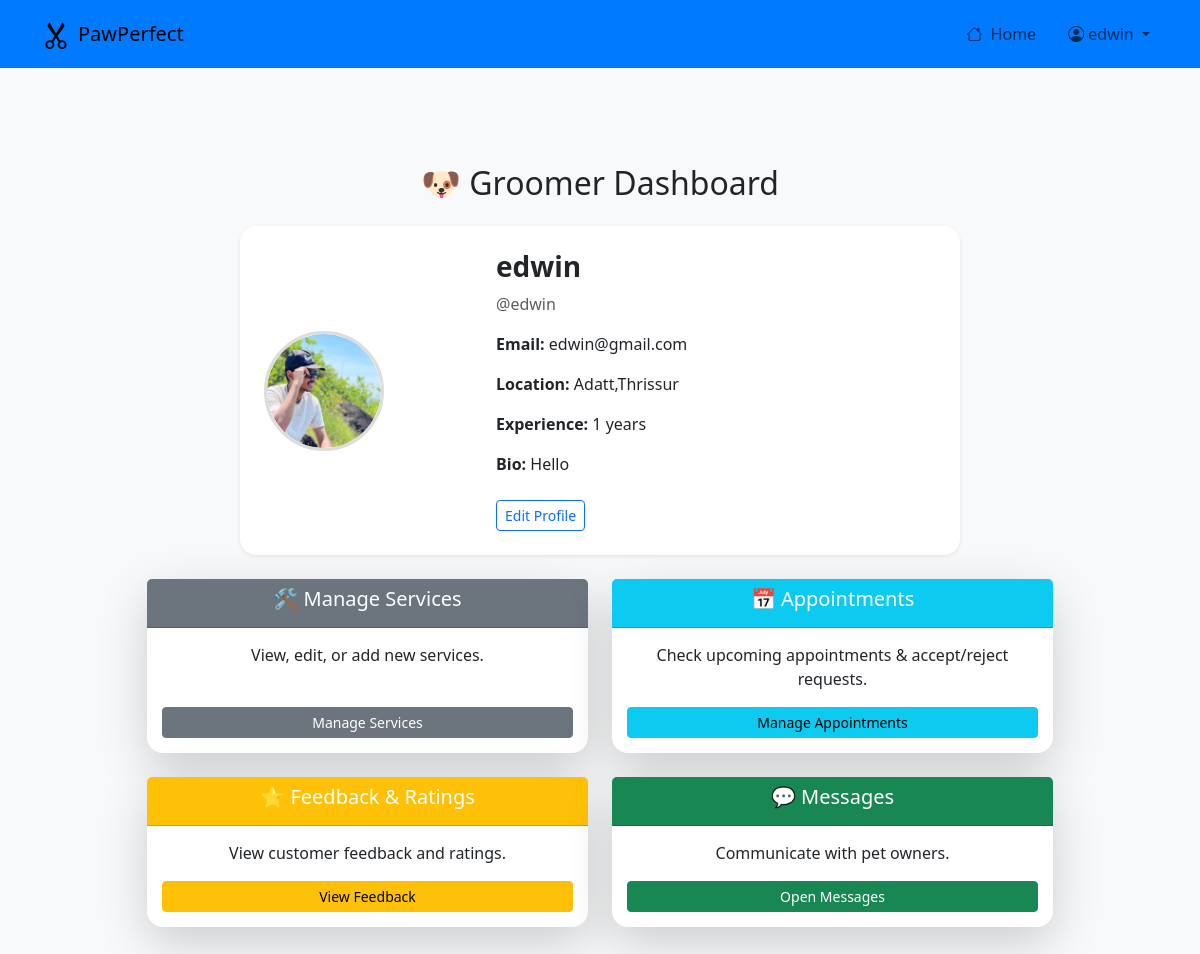
Screenshot of /dashboard/ (signed in) with the database file from the repository.
### userauth/models.py (models this page shows, shortened)
class User(AbstractUser):
    ROLE_CHOICES = [
        ('owner', 'Pet Owner'),
        ('groomer', 'Groomer'),
    ]
    role = models.CharField(max_length=20, choices=ROLE_CHOICES, default='owner')
    is_approved = models.BooleanField(default=False)
    phone_number = models.CharField(max_length=15, blank=True, null=True)  # New field added

### groom_interface/models.py (models this page shows, shortened)
class GroomerProfile(models.Model):
    user = models.OneToOneField(User, on_delete=models.CASCADE, related_name="groomer_profile")
    bio = models.TextField(max_length=500, blank=True, null=True)
    profile_picture = models.ImageField(upload_to='groomer_profiles/', blank=True, null=True)
    location = models.CharField(max_length=100, blank=True, null=True)
    experience_years = models.IntegerField(default=0)
    services_offered = models.TextField(blank=True, null=True)

### groom_interface/views.py (the view)
# urls.py: path('dashboard/', views.groomer_dashboard, name='groomer_dashboard'),
@login_required
def groomer_dashboard(request):
    profile = get_object_or_404(GroomerProfile, user=request.user)
    services = Service.objects.filter(groomer=request.user)
    return render(request, 'groomer.html', {'profile': profile, 'services': services})

### groom_interface/templates/groomer.html (shortened to what this page needs)
{% extends "base.html" %}
{% block content %}
<div class="container mt-5">
    <h2 class="mb-4 text-center">🐶 Groomer Dashboard</h2>
    <div class="row justify-content-center">
        <div class="col-md-8 mb-4">
            <div class="card shadow-sm border-0 rounded-4 p-4">
                <div class="row align-items-center">
                    <div class="col-md-4 text-center">
                        <div class="profile-img-wrapper">
                            {% if user.groomer_profile.profile_picture %}
                                <img src="{{ user.groomer_profile.profile_picture.url }}" class="profile-img img-fluid shadow-sm" alt="Profile Picture">
                            {% else %}
                                <img src="https://via.placeholder.com/150" class="profile-img img-fluid shadow-sm" alt="Profile Picture">
                            {% endif %}
                        </div>
                    </div>
                    <div class="col-md-8">
                        <h3 class="fw-bold">{{ user.username }}</h3>
                        <p class="text-muted">@{{ user.username|lower }}</p>
                        <p><strong>Email:</strong> {{ user.email }}</p>
                        <p><strong>Location:</strong> {{ user.groomer_profile.location|default:"Not Provided" }}</p>
                        <p><strong>Experience:</strong> {{ user.groomer_profile.experience_years }} years</p>
                        <p><strong>Bio:</strong> {{ user.groomer_profile.bio|default:"No bio available" }}</p>
                        <a href="{% url 'edit_profile' %}" class="btn btn-outline-primary btn-sm mt-2">Edit Profile</a>
                    </div>
                </div>
            </div>
        </div>
    </div>
    <div class="row justify-content-center">
        <div class="col-md-5 mb-4">
            <div class="card shadow-lg border-0 rounded-4 h-100 d-flex flex-column">
                <div class="card-header bg-secondary text-white text-center">
                    <h5>🛠 Manage Services</h5>
                </div>
                <div class="card-body text-center">
                    <p>View, edit, or add new services.</p>
                    <a href="{% url 'manage_services' %}" class="btn btn-secondary btn-sm mt-auto">Manage Services</a>
                </div>
            </div>
        </div>
        <div class="col-md-5 mb-4">
            <div class="card shadow-lg border-0 rounded-4 h-100 d-flex flex-column">
                <div class="card-header bg-info text-white text-center">
                    <h5>📅 Appointments</h5>
                </div>
                <div class="card-body text-center">
                    <p>Check upcoming appointments & accept/reject requests.</p>
                    <a href="{% url 'manage_appointments' %}" class="btn btn-info btn-sm mt-auto">Manage Appointments</a>
                </div>
            </div>
        </div>
    </div>
    <div class="row justify-content-center">
        <div class="col-md-5 mb-4">
            <div class="card shadow-lg border-0 rounded-4 h-100 d-flex flex-column">
                <div class="card-header bg-warning text-white text-center">
                    <h5>⭐ Feedback & Ratings</h5>
                </div>
                <div class="card-body text-center">
                    <p>View customer feedback and ratings.</p>
                    <a href="#" class="btn btn-warning btn-sm mt-auto">View Feedback</a>
                </div>
            </div>
        </div>
        <div class="col-md-5 mb-4">
            <div class="card shadow-lg border-0 rounded-4 h-100 d-flex flex-column">
                <div class="card-header bg-success text-white text-center">
                    <h5>💬 Messages</h5>
                </div>
                <div class="card-body text-center">
                    <p>Communicate with pet owners.</p>
                    <a href="#" class="btn btn-success btn-sm mt-auto">Open Messages</a>
                </div>
            </div>
        </div>
    </div>
</div>
{% endblock %}

### userauth/templates/base.html (shortened to what this page needs)
{% load static %}
<!DOCTYPE html>
<html lang="en">
<head>
    <link href="https://cdn.jsdelivr.net/npm/bootstrap@5.3.2/dist/css/bootstrap.min.css" rel="stylesheet">
    <link href="https://cdn.jsdelivr.net/npm/bootstrap-icons/font/bootstrap-icons.css" rel="stylesheet">
    <link rel="stylesheet" href="{% static 'userauth/css/style.css' %}">
    <link rel="stylesheet" href="{% static 'groom_interface/css/style.css' %}">
</head>
<body class="bg-light">
    <header class="sticky-top">
        <nav class="navbar navbar-expand-lg navbar-light" style="background-color: #007bff;">
            <div class="container">
                <a class="navbar-brand d-flex align-items-center gap-2" href="{% url 'home' %}">
                    <i class="bi bi-scissors fs-3"></i>
                    <span class="brand-text">PawPerfect</span>
                </a>
                <div class="collapse navbar-collapse" id="navbarNav">
                    <ul class="navbar-nav ms-auto align-items-center gap-3">
                        {% if request.path != '/login/' and request.path != '/signup/' %}
                            <li class="nav-item">
                                <a class="nav-link" href="{% url 'home' %}">
                                    <i class="bi bi-house me-2"></i>Home
                                </a>
                            </li>
                        {% endif %}
                        {% if not user.is_authenticated %}
                            <li class="nav-item">
                                <a class="nav-link" href="{% url 'login' %}">
                                    <i class="bi bi-box-arrow-in-right me-2"></i>Login
                                </a>
                            </li>
                        {% else %}
                            <li class="nav-item dropdown">
                                <a class="nav-link dropdown-toggle" href="#" id="profileDropdown" role="button" data-bs-toggle="dropdown" aria-expanded="false">
                                    <i class="bi bi-person-circle"></i> {{ user.username }}
                                </a>
                            </li>
                        {% endif %}
                    </ul>
                </div>
            </div>
        </nav>
    </header>
    <main class="container py-5">
        {% block content %}{% endblock %}
    </main>
</body>
</html>

### static/groom_interface/css/style.css (style rules this page uses)
.profile-img-wrapper { width: 120px; height: 120px; border-radius: 50%; overflow: hidden; border: 3px solid #ddd; }
.profile-img { width: 100%; height: 100%; object-fit: cover; border-radius: 50%; }
.card { display: flex; flex-direction: column; height: 100%; }
.card-body { flex-grow: 1; display: flex; flex-direction: column; justify-content: space-between; padding: 15px; overflow: hidden; }
.card-body p { word-wrap: break-word; word-break: break-word; }

### rows the page displays
User: username "edwin", groomer_profile.profile_picture (picture), email "edwin@gmail.com", groomer_profile.location "Adatt,Thrissur", groomer_profile.experience_years "1", groomer_profile.bio "Hello"
